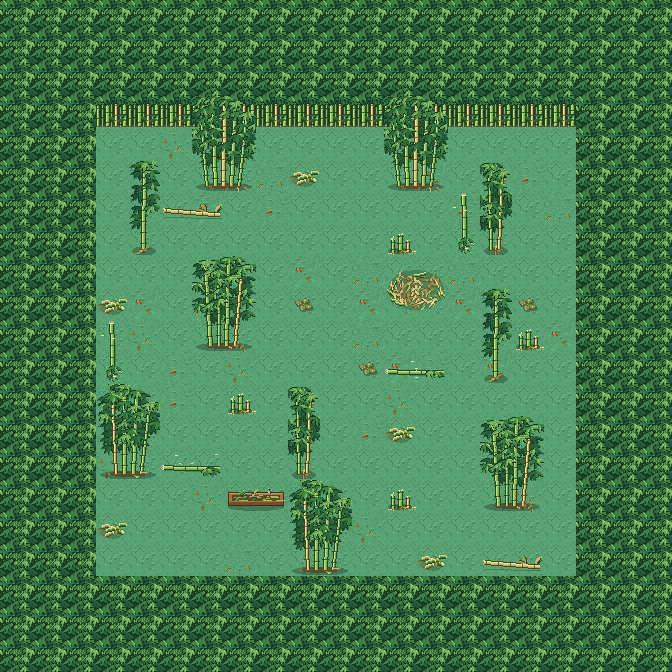

A 2D game scene composited from a Tiled map and its tileset images. What follows is a short description and the map's XML, with every tile layer's data as written:
An orthogonal 21x21 tile map with 32x32 px tiles, 3 tile layers (ground_1, thicket_1, props_1), 1 hidden layer not drawn, 2 tilesets.

<map version="1.10" tiledversion="1.12.2" orientation="orthogonal" renderorder="right-down" width="21" height="21" tilewidth="32" tileheight="32" infinite="0" nextlayerid="5" nextobjectid="1">
 <tileset firstgid="1" source="../Tilesets/Endangermon-Bamboo.tsx" />
 <tileset firstgid="257" source="../Tilesets/passages.tsx" />
 <layer id="1" name="ground_1" width="21" height="21">
  <data encoding="csv">
97,97,97,97,97,97,97,97,97,97,97,97,97,97,97,97,97,97,97,97,97,
97,97,97,97,97,97,97,97,97,97,97,97,97,97,97,97,97,97,97,97,97,
97,97,97,97,97,97,97,97,97,97,97,97,97,97,97,97,97,97,97,97,97,
97,97,97,97,97,97,97,97,97,97,97,103,97,97,97,97,97,97,97,97,97,
97,97,97,97,97,104,97,97,97,97,97,97,97,97,97,97,97,97,103,97,97,
97,97,97,97,97,97,97,97,103,97,97,97,97,102,97,97,101,97,97,97,97,
97,97,97,97,97,97,102,97,101,97,97,97,97,97,101,97,97,103,97,97,97,
97,97,97,97,97,97,97,97,97,97,97,97,97,97,97,97,97,97,97,97,97,
97,97,97,97,97,97,97,97,97,102,97,103,97,97,103,97,97,97,97,97,97,
97,97,97,97,102,97,103,97,97,97,97,102,97,97,102,97,97,97,97,97,97,
97,97,97,97,104,97,97,97,97,97,97,103,97,97,97,97,97,102,104,97,97,
97,97,97,97,97,101,97,104,97,97,97,97,102,101,97,102,97,97,97,97,97,
97,97,97,97,97,101,97,97,97,97,97,97,104,97,97,97,97,97,97,97,97,
97,97,97,97,97,97,97,97,97,103,97,101,97,97,97,101,102,97,97,97,97,
97,97,97,104,97,97,97,97,97,97,97,97,97,97,97,97,97,97,97,97,97,
97,97,97,97,97,97,104,97,97,97,97,97,97,97,97,97,104,97,97,97,97,
97,97,97,97,97,97,97,97,97,97,97,104,97,97,97,97,97,97,97,97,97,
97,97,97,97,97,97,97,103,97,97,97,97,97,97,97,97,97,97,97,97,97,
97,97,97,97,97,97,97,97,97,97,97,97,103,97,97,97,97,97,97,97,97,
97,97,97,97,97,97,97,97,97,97,97,97,97,97,97,97,97,97,97,97,97,
97,97,97,97,97,97,97,97,97,97,97,97,97,97,97,97,97,97,97,97,97
</data>
 </layer>
 <layer id="2" name="thicket_1" width="21" height="21">
  <data encoding="csv">
137,137,137,137,137,137,137,137,137,137,137,137,137,137,137,137,137,137,137,137,137,
137,137,137,137,137,137,137,137,137,137,137,137,137,137,137,137,137,137,137,137,137,
137,137,137,137,137,137,137,137,137,137,137,137,137,137,137,137,137,137,137,137,137,
137,137,137,37,37,37,37,37,37,37,37,37,37,37,37,37,37,37,137,137,137,
137,137,137,250,250,250,250,250,250,250,250,250,250,250,250,250,250,250,137,137,137,
137,137,137,250,250,250,250,250,250,250,250,250,250,250,250,250,250,250,137,137,137,
137,137,137,250,250,250,250,250,250,250,250,250,250,250,250,250,250,250,137,137,137,
137,137,137,250,250,250,250,250,250,250,250,250,250,250,250,250,250,250,137,137,137,
137,137,137,250,250,250,250,250,250,250,250,250,250,250,250,250,250,250,137,137,137,
137,137,137,250,250,250,250,250,250,250,250,250,250,250,250,250,250,250,137,137,137,
137,137,137,250,250,250,250,250,250,250,250,250,250,250,250,250,250,250,137,137,137,
137,137,137,250,250,250,250,250,250,250,250,250,250,250,250,250,250,250,137,137,137,
137,137,137,250,250,250,250,250,250,250,250,250,250,250,250,250,250,250,137,137,137,
137,137,137,250,250,250,250,250,250,250,250,250,250,250,250,250,250,250,137,137,137,
137,137,137,250,250,250,250,250,250,250,250,250,250,250,250,250,250,250,137,137,137,
137,137,137,250,250,250,250,250,250,250,250,250,250,250,250,250,250,250,137,137,137,
137,137,137,250,250,250,250,250,250,250,250,250,250,250,250,250,250,250,137,137,137,
137,137,137,250,250,250,250,250,250,250,250,250,250,250,250,250,250,250,137,137,137,
137,137,137,137,137,137,137,137,137,137,137,137,137,137,137,137,137,137,137,137,137,
137,137,137,137,137,137,137,137,137,137,137,137,137,137,137,137,137,137,137,137,137,
137,137,137,137,137,137,137,137,137,137,137,137,137,137,137,137,137,137,137,137,137
</data>
 </layer>
 <layer id="4" name="props_1" width="21" height="21">
  <data encoding="csv">
0,0,0,0,0,0,0,0,0,0,0,0,0,0,0,0,0,0,0,0,0,
0,0,0,0,0,0,0,0,0,0,0,0,0,0,0,0,0,0,0,0,0,
0,0,0,0,0,0,0,0,0,0,0,0,0,0,0,0,0,0,0,0,0,
0,0,0,0,0,0,129,130,0,0,0,0,129,130,0,0,0,0,0,0,0,
0,0,0,0,0,0,145,146,0,0,0,0,145,146,0,0,0,0,0,0,0,
0,0,0,0,136,0,161,162,0,115,0,0,161,162,0,135,0,0,0,0,0,
0,0,0,0,152,173,174,0,0,0,0,0,0,0,201,151,0,0,0,0,0,
0,0,0,0,168,0,0,0,0,0,0,0,113,0,217,167,0,0,0,0,0,
0,0,0,0,0,0,131,132,0,0,0,0,155,156,0,0,0,0,0,0,0,
0,0,0,115,0,0,147,148,0,116,0,0,171,172,0,136,116,0,0,0,0,
0,0,0,201,0,0,163,164,0,0,0,0,0,0,0,152,113,0,0,0,0,
0,0,0,217,0,0,0,0,0,0,0,116,197,198,0,168,0,0,0,0,0,
0,0,0,133,134,0,0,113,0,135,0,0,0,0,0,0,0,0,0,0,0,
0,0,0,149,150,0,0,0,0,151,0,0,115,0,0,131,132,0,0,0,0,
0,0,0,165,166,195,196,0,0,167,0,0,0,0,0,147,148,0,0,0,0,
0,0,0,0,0,0,0,193,194,133,134,0,113,0,0,163,164,0,0,0,0,
0,0,0,115,0,0,0,0,0,149,150,0,0,0,0,0,0,0,0,0,0,
0,0,0,0,0,0,0,0,0,165,166,0,0,115,0,173,174,0,0,0,0,
0,0,0,0,0,0,0,0,0,0,0,0,0,0,0,0,0,0,0,0,0,
0,0,0,0,0,0,0,0,0,0,0,0,0,0,0,0,0,0,0,0,0,
0,0,0,0,0,0,0,0,0,0,0,0,0,0,0,0,0,0,0,0,0
</data>
 </layer>
 <layer id="3" name="passages" width="21" height="21" visible="0" opacity="0.57">
  <data encoding="csv">
272,272,272,272,272,272,272,272,272,272,272,272,272,272,272,272,272,272,272,272,272,
272,272,272,272,272,272,272,272,272,272,272,272,272,272,272,272,272,272,272,272,272,
272,272,272,272,272,272,272,272,272,272,272,272,272,272,272,272,272,272,272,272,272,
272,272,272,272,272,272,272,272,272,272,272,272,272,272,272,272,272,272,272,272,272,
272,272,272,0,0,0,272,272,0,0,0,0,272,272,0,0,0,0,272,272,272,
272,272,272,0,272,0,272,272,0,0,0,0,272,272,0,272,0,0,272,272,272,
272,272,272,0,272,0,0,0,0,0,0,0,0,0,0,272,0,0,272,272,272,
272,272,272,0,272,0,0,0,0,0,0,0,0,0,0,272,0,0,272,272,272,
272,272,272,0,0,0,272,272,0,0,0,0,0,0,0,0,0,0,272,272,272,
272,272,272,0,0,0,272,272,0,0,0,0,0,0,0,272,0,0,272,272,272,
272,272,272,0,0,0,272,272,0,0,0,0,0,0,0,272,0,0,272,272,272,
272,272,272,0,0,0,0,0,0,0,0,0,0,0,0,272,0,0,272,272,272,
272,272,272,272,272,0,0,0,0,272,0,0,0,0,0,0,0,0,272,272,272,
272,272,272,272,272,0,0,0,0,272,0,0,0,0,0,272,272,0,272,272,272,
272,272,272,272,272,0,0,0,0,272,0,0,0,0,0,272,272,0,272,272,272,
272,272,272,0,0,0,0,0,0,272,272,0,0,0,0,272,272,0,272,272,272,
272,272,272,0,0,0,0,0,0,272,272,0,0,0,0,0,0,0,272,272,272,
272,272,272,0,0,0,0,0,0,272,272,0,0,0,0,0,0,0,272,272,272,
272,272,272,272,272,272,272,272,272,272,272,272,272,272,272,272,272,272,272,272,272,
272,272,272,272,272,272,272,272,272,272,272,272,272,272,272,272,272,272,272,272,272,
272,272,272,272,272,272,272,272,272,272,272,272,272,272,272,272,272,272,272,272,272
</data>
 </layer>
</map>
